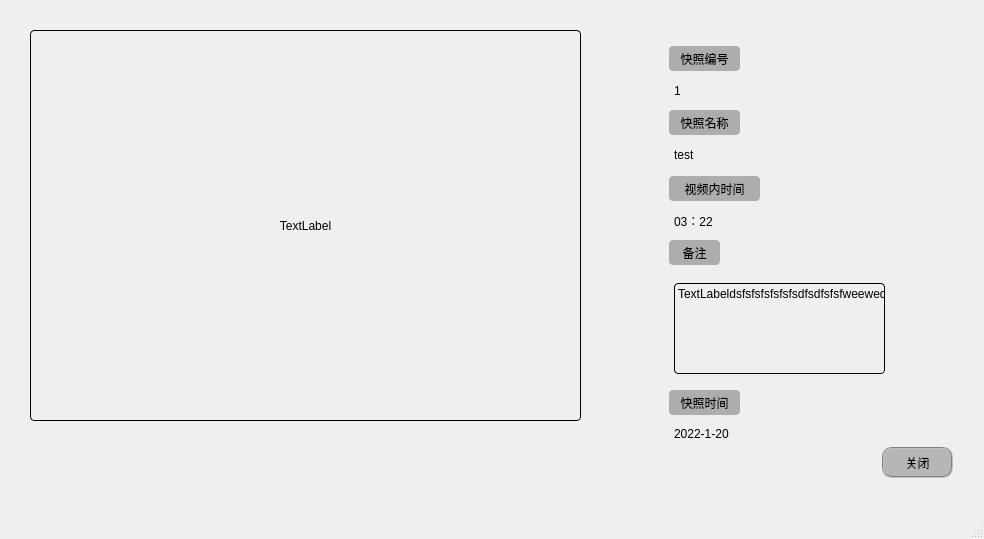
<?xml version="1.0" encoding="UTF-8"?>
<ui version="4.0">
 <class>MainWindow</class>
 <widget class="QMainWindow" name="MainWindow">
  <property name="geometry">
   <rect>
    <x>0</x>
    <y>0</y>
    <width>984</width>
    <height>539</height>
   </rect>
  </property>
  <property name="windowTitle">
   <string>MainWindow</string>
  </property>
  <widget class="QWidget" name="centralwidget">
   <widget class="QLabel" name="snapshotIDLabel">
    <property name="geometry">
     <rect>
      <x>669</x>
      <y>46</y>
      <width>71</width>
      <height>25</height>
     </rect>
    </property>
    <property name="styleSheet">
     <string notr="true">font: 25 11pt &quot;Adobe 宋体 Std L&quot;;
background-color: rgb(173, 173, 173);
border-radius: 4px;   </string>
    </property>
    <property name="text">
     <string>快照编号</string>
    </property>
    <property name="alignment">
     <set>Qt::AlignCenter</set>
    </property>
    <property name="margin">
     <number>1</number>
    </property>
   </widget>
   <widget class="QLabel" name="snapshotNoteLabel">
    <property name="geometry">
     <rect>
      <x>669</x>
      <y>240</y>
      <width>51</width>
      <height>25</height>
     </rect>
    </property>
    <property name="styleSheet">
     <string notr="true">font: 25 11pt &quot;Adobe 宋体 Std L&quot;;
background-color: rgb(173, 173, 173);
border-radius: 4px;   </string>
    </property>
    <property name="text">
     <string>备注</string>
    </property>
    <property name="alignment">
     <set>Qt::AlignCenter</set>
    </property>
   </widget>
   <widget class="QLabel" name="snapshotVideoInfoShowLabel">
    <property name="geometry">
     <rect>
      <x>674</x>
      <y>144</y>
      <width>231</width>
      <height>21</height>
     </rect>
    </property>
    <property name="text">
     <string>test</string>
    </property>
   </widget>
   <widget class="QLabel" name="snapshotVideoTimeShowLabel">
    <property name="geometry">
     <rect>
      <x>674</x>
      <y>210</y>
      <width>251</width>
      <height>21</height>
     </rect>
    </property>
    <property name="text">
     <string>03：22</string>
    </property>
   </widget>
   <widget class="QPushButton" name="cancelPushButton">
    <property name="geometry">
     <rect>
      <x>882</x>
      <y>447</y>
      <width>71</width>
      <height>31</height>
     </rect>
    </property>
    <property name="styleSheet">
     <string notr="true">QPushButton{border-radius:10px;border: 2px groove gray;background-color: rgb(182, 182, 182);}

QPushButton:hover
{
    background-color:rgb(193, 205, 205);
}

QPushButton:pressed
{
    background-color:rgb(131, 139, 139);
    padding-left:3px;
    padding-top:3px;
}</string>
    </property>
    <property name="text">
     <string>关闭</string>
    </property>
   </widget>
   <widget class="QLabel" name="snapshotNameLabel">
    <property name="geometry">
     <rect>
      <x>669</x>
      <y>110</y>
      <width>71</width>
      <height>25</height>
     </rect>
    </property>
    <property name="styleSheet">
     <string notr="true">font: 25 11pt &quot;Adobe 宋体 Std L&quot;;
background-color: rgb(173, 173, 173);
border-radius: 4px;   </string>
    </property>
    <property name="text">
     <string>快照名称</string>
    </property>
    <property name="alignment">
     <set>Qt::AlignCenter</set>
    </property>
   </widget>
   <widget class="QLabel" name="iamgeLabel">
    <property name="geometry">
     <rect>
      <x>30</x>
      <y>30</y>
      <width>551</width>
      <height>391</height>
     </rect>
    </property>
    <property name="styleSheet">
     <string notr="true">border-radius: 4px;  
border-width: 1px;
border-style: solid;
border-color: rgb(0, 0, 0)</string>
    </property>
    <property name="text">
     <string>TextLabel</string>
    </property>
    <property name="alignment">
     <set>Qt::AlignCenter</set>
    </property>
   </widget>
   <widget class="QLabel" name="snapshotVideoTimeLabel">
    <property name="geometry">
     <rect>
      <x>669</x>
      <y>176</y>
      <width>91</width>
      <height>25</height>
     </rect>
    </property>
    <property name="styleSheet">
     <string notr="true">font: 25 11pt &quot;Adobe 宋体 Std L&quot;;
background-color: rgb(173, 173, 173);
border-radius: 4px;   </string>
    </property>
    <property name="text">
     <string>视频内时间</string>
    </property>
    <property name="alignment">
     <set>Qt::AlignCenter</set>
    </property>
   </widget>
   <widget class="QLabel" name="snapshotIDShowLabel">
    <property name="geometry">
     <rect>
      <x>674</x>
      <y>80</y>
      <width>101</width>
      <height>21</height>
     </rect>
    </property>
    <property name="styleSheet">
     <string notr="true">
border-radius: 4px;   
font: 25 11pt &quot;Adobe 宋体 Std L&quot;;</string>
    </property>
    <property name="text">
     <string>1</string>
    </property>
    <property name="alignment">
     <set>Qt::AlignLeading|Qt::AlignLeft|Qt::AlignVCenter</set>
    </property>
   </widget>
   <widget class="QLabel" name="snapshotNoteShowLabel">
    <property name="geometry">
     <rect>
      <x>674</x>
      <y>283</y>
      <width>211</width>
      <height>91</height>
     </rect>
    </property>
    <property name="styleSheet">
     <string notr="true">border-radius: 4px;  
border-width: 1px;
border-style: solid;
border-color: rgb(0, 0, 0)</string>
    </property>
    <property name="text">
     <string>TextLabeldsfsfsfsfsfsfsdfsdfsfsfweeweqwfwfwe</string>
    </property>
    <property name="alignment">
     <set>Qt::AlignLeading|Qt::AlignLeft|Qt::AlignTop</set>
    </property>
    <property name="wordWrap">
     <bool>true</bool>
    </property>
    <property name="margin">
     <number>1</number>
    </property>
   </widget>
   <widget class="QLabel" name="snapshotTimeLabel">
    <property name="geometry">
     <rect>
      <x>669</x>
      <y>390</y>
      <width>71</width>
      <height>25</height>
     </rect>
    </property>
    <property name="styleSheet">
     <string notr="true">font: 25 11pt &quot;Adobe 宋体 Std L&quot;;
background-color: rgb(173, 173, 173);
border-radius: 4px;   </string>
    </property>
    <property name="text">
     <string>快照时间</string>
    </property>
    <property name="alignment">
     <set>Qt::AlignCenter</set>
    </property>
   </widget>
   <widget class="QLabel" name="snapshotTimeShowLabel">
    <property name="geometry">
     <rect>
      <x>674</x>
      <y>423</y>
      <width>251</width>
      <height>21</height>
     </rect>
    </property>
    <property name="text">
     <string>2022-1-20</string>
    </property>
   </widget>
  </widget>
  <widget class="QMenuBar" name="menubar">
   <property name="geometry">
    <rect>
     <x>0</x>
     <y>0</y>
     <width>984</width>
     <height>23</height>
    </rect>
   </property>
  </widget>
  <widget class="QStatusBar" name="statusbar"/>
 </widget>
 <resources/>
 <connections/>
</ui>
